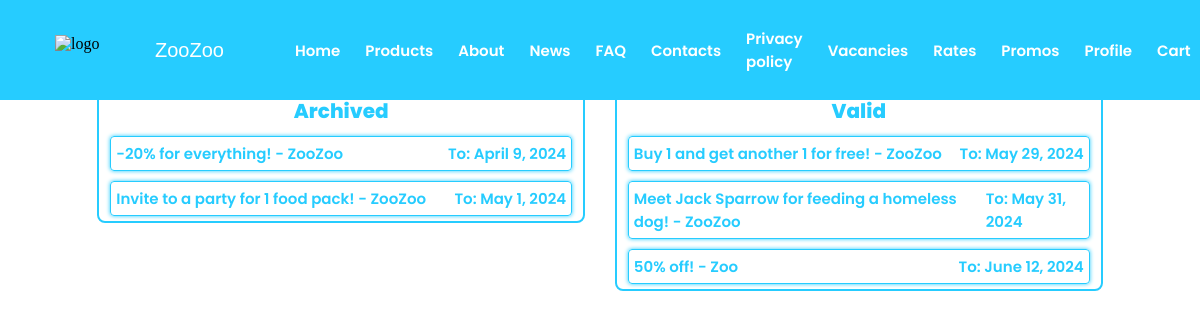
The page /promos/ (signed in) on the database its author committed.
### app/models_app/promoModel.py (models this page shows, shortened)
class Promo(BasicModel):
    value = models.CharField(max_length=100, help_text='Short description of the promo code')
    valid_until = models.DateField(help_text='Valid until that date')
    archived = models.BooleanField(help_text='Archived or not')
    code = models.CharField(max_length=20, default='ZooZoo', help_text='The code itself')
    discount = models.IntegerField(default=0, help_text='Discount of the promo')
    class Meta:
        ordering = ['id']
        db_table = 'promos'

### app/views/promoView.py (the view)
# urls.py: path('promos/', promoView.PromoView.as_view(), name='promos'),
class PromoView(View):
    @staticmethod
    def get(request):
        promos = PromoService.get_promos()
        return render(request, "promos.html",
                      {'role': request.session['role'], 'promos': promos})

### app/context/context_processor.py (called while the page is built)
def role(request):
    return {'role': request.session['role']}

### app/dbServices/promoDBService.py (called while the page is built)
    @staticmethod
    def get_promos():
        return Promo.objects.all()

### app/services/promoService.py (called while the page is built)
    @staticmethod
    def get_promos():
        return PromoDbService.get_promos()

### app/templates/promos.html
{% extends "basic.html" %}
{% load static %}
{% block styles %}
    <link rel="stylesheet" href={% static "styles/promos.css" %}>
{% endblock %}
{% block content %}
    <div class="mainContainer">
        <div class="splitContainer">
            <span style="font-size: 20px; font-weight: 800">Archived</span>
            {% for promo in promos %}
                {% if promo.archived == True %}
                    <div class="promoContainer">
                        <span>{{ promo.value }} - {{ promo.code }}</span>
                        <span>To: {{ promo.valid_until }}</span>
                    </div>
                {% endif %}
            {% endfor %}
        </div>
        <div class="splitContainer">
            <span style="font-size: 20px; font-weight: 800">Valid</span>
            {% for promo in promos%}
                {% if promo.archived == False %}
                    <div class="promoContainer">
                        <span>{{ promo.value }} - {{ promo.code }}</span>
                        <span>To: {{ promo.valid_until }}</span>
                    </div>
                {% endif %}
            {% endfor %}
        </div>
    </div>
{% endblock %}

### app/static/styles/promos.css (style rules this page uses)
.mainContainer { display: flex; flex-direction: row; justify-content: center; align-items: flex-start; gap: 30px; height: 83vh; width: 100%; }
.splitContainer { display: flex; flex-direction: column; justify-content: flex-start; align-items: center; gap: 10px; color: #26ccff; border: solid 2px #26ccff; border-radius: 8px; overflow-y: auto; height: fit-content; max-height: 90%; width: 40%; padding: 5px; }
.promoContainer { display: flex; flex-direction: row; justify-content: space-between; align-items: center; padding: 5px; font-size: 15px; font-weight: 600; border-radius: 4px; border: solid 1px #26ccff; box-shadow: 0 0 4px #26ccff; width: 95%; }

### rows shown on the page
Promo: value "-20% for everything!", code "ZooZoo", valid_until "April 9, 2024"
Promo: value "Invite to a party for 1 food pack!", code "ZooZoo", valid_until "May 1, 2024"
Promo: value "Buy 1 and get another 1 for free!", code "ZooZoo", valid_until "May 29, 2024"
Promo: value "Meet Jack Sparrow for feeding a homeless dog!", code "ZooZoo", valid_until "May 31, 2024"
Promo: value "50% off!", code "Zoo", valid_until "June 12, 2024"
